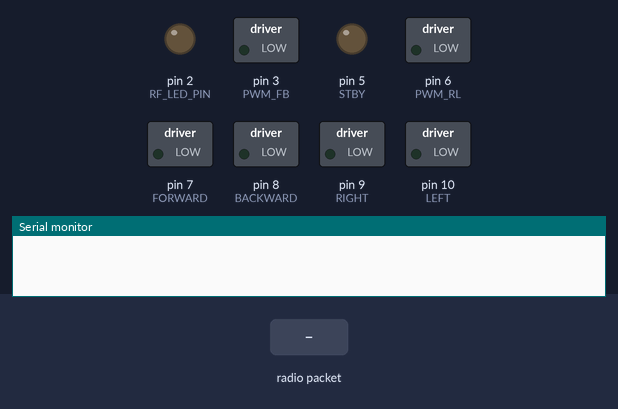
Simulated run of this sketch. Board: Arduino Uno, built with avr-gcc and run on an emulated ATmega328P. Shown: switched loads named in the sketch (green lamp = pin HIGH), output pins drawn as LEDs (lit = HIGH), the last lines printed to the serial monitor. The inputs (shaded band) are chosen by the test bench. No radio packets arrive unless stated.

Above: at 0.1 s.
At 2.2 s:
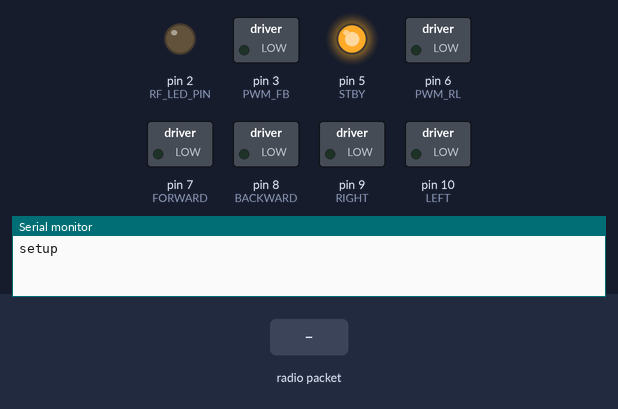
2.3 s: radio packet "1" arrives
At 3.4 s:
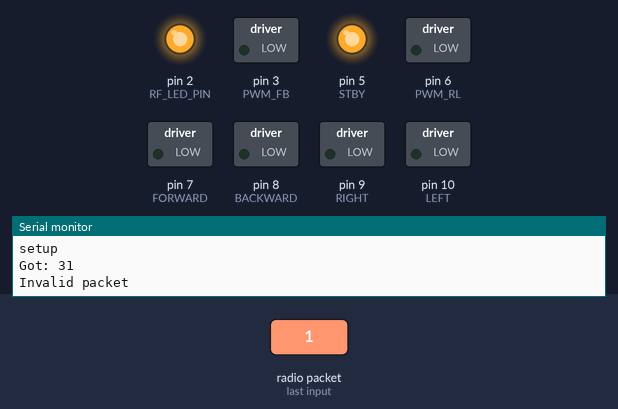
Timing chart, 0 to 5.3 s (numbered marks = the images above; inputs shaded):
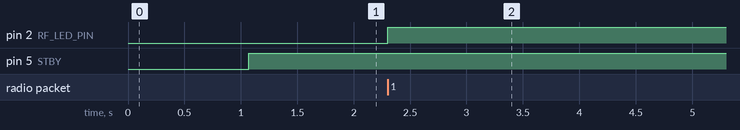

The sketch:

car.ino
```cpp
#include <VirtualWire.h>

#define RF_LED_PIN 2
#define TRANSMIT_PIN 12
#define RECEIVE_PIN 11
#define PTT_PIN 4

#define FORWARD 7
#define BACKWARD 8
#define RIGHT 9
#define LEFT 10
#define PWM_FB 3
#define PWM_RL 6
#define STBY 5

int count = 0;
bool standby;

void setup() {
  delay(1000);
  Serial.begin(9600);  // Debugging only
  Serial.println("setup");

  // Initialise RF transmitter
  vw_set_tx_pin(TRANSMIT_PIN);
  vw_set_rx_pin(RECEIVE_PIN);
  vw_set_ptt_pin(PTT_PIN);
  vw_set_ptt_inverted(true); // Required for DR3100
  vw_setup(2000);   // Bits per sec

  vw_rx_start();       // Start the receiver PLL running

  // configure Motor driver pins
  pinMode(RF_LED_PIN, OUTPUT);
  pinMode(FORWARD, OUTPUT);
  pinMode(BACKWARD, OUTPUT);
  pinMode(RIGHT, OUTPUT);
  pinMode(LEFT, OUTPUT);
  pinMode(PWM_FB, OUTPUT);
  pinMode(PWM_RL, OUTPUT);
  pinMode(STBY, OUTPUT);

  digitalWrite(STBY, LOW);
  standby = false;
}

void loop() {
  uint8_t msg[VW_MAX_MESSAGE_LEN];
  uint8_t msgLength = VW_MAX_MESSAGE_LEN;
  if (vw_get_message(msg, &msgLength)) { // Non-blocking
    Serial.print("Got: ");          // Message with a good checksum received, print it.

    for (int i = 0; i < msgLength; i++) {
      Serial.print(msg[i], HEX);
      Serial.print(' ');
    }
    Serial.println();

    if (validatePacket(msg, msgLength)) {
      digitalWrite(RF_LED_PIN, LOW);
      count = 0;
      if (standby) {
        digitalWrite(STBY, LOW);
        standby = false;
      }
      driveMotors(msg[1], msg[2]);
    }
    else {
      Serial.println("Invalid packet");
      digitalWrite(RF_LED_PIN, HIGH);
    }
  }

  delay(1);
  if(count++ > 60) stopMotors();
}

void driveMotors(uint8_t fb, uint8_t rl) {
  drivefb(fb);
  driverl(rl);
}

void drivefb(uint8_t fb) {
  bool forward = fb >= 127 ? true : false;
  digitalWrite(FORWARD, forward);
  digitalWrite(BACKWARD, !forward);
  uint8_t speed = abs(fb - 127);
  speed = map(speed, 0, 127, 0, 255);
  analogWrite(PWM_FB, speed);
}

void driverl(uint8_t rl) {
  bool right = rl >= 127 ? true : false;
  digitalWrite(RIGHT, right);
  digitalWrite(LEFT, !right);
  uint8_t speed = abs(rl - 127);
  speed = map(speed, 0, 127, 0, 255);
  analogWrite(PWM_RL, speed);
}

void stopMotors() {
  digitalWrite(STBY, HIGH);
  standby = true;
}

bool validatePacket(uint8_t msg[VW_MAX_MESSAGE_LEN], uint8_t msgLength) {
  if (msgLength != 4) return false;
  if (msg[0] == 128 && msg[3] == 126) return true;
  return false;
}
```

Measured:
- after the input at 2.3 s, pin 2 (RF_LED_PIN): LOW → HIGH at once
